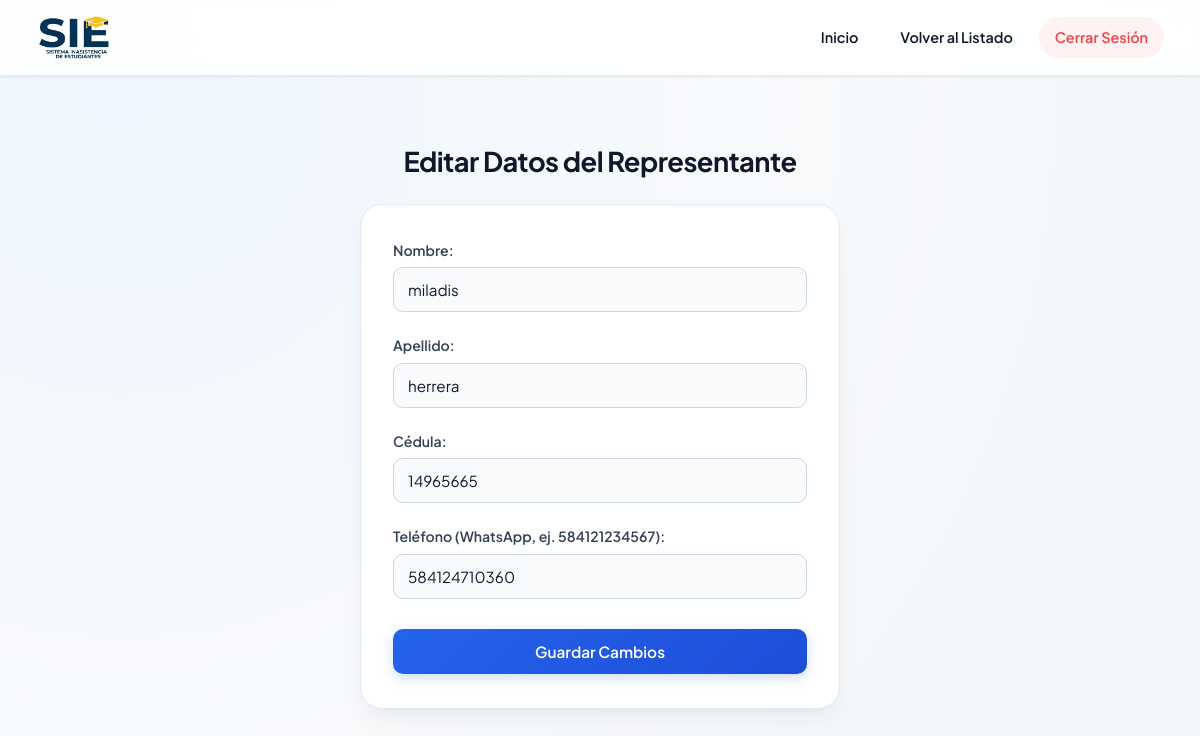
The app's page /visual/editar_representante.php?id=3 (signed in) with its own data.
### tables this page shows
CREATE TABLE `representantes` (
  `id_representante` int(11) NOT NULL AUTO_INCREMENT,
  `nombre` varchar(100) NOT NULL,
  `apellido` varchar(100) NOT NULL,
  `cedula` varchar(20) NOT NULL,
  `telefono` varchar(20) NOT NULL,
  PRIMARY KEY (`id_representante`)
);

### visual/editar_representante.php (the view, shortened to what this page needs)
<?php
require_once __DIR__ . '/../config/conexion.php';
$id = intval($_GET['id'] ?? 0);
$stmt = $conn->prepare("SELECT * FROM representantes WHERE id_representante = ?");
$stmt->bind_param("i", $id);
$stmt->execute();
$resultado = $stmt->get_result();
$row = $resultado->fetch_assoc();
?>
<!DOCTYPE html>
<html lang="es">
<head>
    <link rel="stylesheet" href="../css/estilos.css">
</head>
<body>
    <header class="header-fijo">
        <div class="logo">
            <img src="logo.png" alt="Logo">
        </div>
        <nav>
            <ul>
                <li><a href="../api/dashboard.php">Inicio</a></li>
                <li><a href="representantes.php">Volver al Listado</a></li>
                <li><a href="../api/logout.php">Cerrar Sesión</a></li>
            </ul>
        </nav>
    </header>
    <main style="margin-top: 120px; padding: 20px; text-align: center;">
        <h2>Editar Datos del Representante</h2>
        <form action="../api/actualizar.php" method="POST">
            <div>
                <label for="nombre">Nombre:</label>
                <input type="text" id="nombre" name="nombre" value="<?php echo htmlspecialchars($row['nombre']); ?>" required>
            </div>
            <br>
            <div>
                <label for="apellido">Apellido:</label>
                <input type="text" id="apellido" name="apellido" value="<?php echo htmlspecialchars($row['apellido']); ?>" required>
            </div>
            <br>
            <div>
                <label for="cedula">Cédula:</label>
                <input type="text" id="cedula" name="cedula" value="<?php echo htmlspecialchars($row['cedula']); ?>" required>
            </div>
            <br>
            <div>
                <label for="telefono">Teléfono (WhatsApp, ej. 584121234567):</label>
                <input type="tel" id="telefono" name="telefono" value="<?php echo htmlspecialchars($row['telefono']); ?>" pattern="[0-9]{10,15}" required>
            </div>
            <br>
            <button type="submit">Guardar Cambios</button>
        </form>
    </main>
</body>
</html>

### css/estilos.css (style rules this page uses)
:root { --primary: #2563eb; --primary-hover: #1d4ed8; --primary-soft: #eff6ff; --secondary: #0f172a; --success: #10b981; --success-hover: #059669; --success-soft: #ecfdf5; --warning: #f59e0b; --warning-hover: #d97706; --warning-soft: #fffbeb; --danger: #ef4444; --danger-hover: #dc2626; --danger-soft: #fef2f2; --bg-main: #f8fafc; --bg-gradient: radial-gradient(circle at 10% 10%, #eff6ff 0%, #f8fafc 45%, #f1f5f9 100%); --surface: #ffffff; --text-main: #0f172a; --text-muted: #64748b; --border-color: #e2e8f0; --radius-sm: 10px; --radius-md: 16px; --radius-lg: 22px; --shadow-sm: 0 1px 3px rgba(15, 23, 42, 0.05), 0 1px 2px rgba(15, 23, 42, 0.03); --shadow-md: 0 12px 28px -6px rgba(15, 23, 42, 0.07), 0 8px 12px -6px rgba(15, 23, 42, 0.04); --shadow-lg: 0 22px 40px -12px rgba(37, 99, 235, 0.16), 0 12px 18px -6px rgba(15, 23, 42, 0.05); }
* { box-sizing: border-box; }
html { scroll-behavior: smooth; }
body { font-family: 'Plus Jakarta Sans', 'Segoe UI', system-ui, -apple-system, sans-serif; background: var(--bg-gradient); background-attachment: fixed; color: var(--text-main); margin: 0; padding: 0; line-height: 1.6; min-height: 100vh; -webkit-font-smoothing: antialiased; }
.header-fijo { position: fixed; top: 0; left: 0; width: 100%; height: 76px; display: flex; justify-content: space-between; align-items: center; gap: 20px; background: rgba(255, 255, 255, 0.9); backdrop-filter: blur(16px); -webkit-backdrop-filter: blur(16px); padding: 10px 36px; border-bottom: 1px solid rgba(226, 232, 240, 0.9); box-shadow: var(--shadow-sm); z-index: 1000; }
.logo { display: flex; align-items: center; gap: 12px; }
.logo img { height: 48px; width: auto; object-fit: contain; transition: transform 0.2s ease; }
nav { display: flex; justify-content: flex-end; align-items: center; gap: 10px; }
nav ul { display: flex; align-items: center; list-style: none; margin: 0; padding: 0; gap: 10px; }
nav ul li { margin: 0; }
nav ul li a, nav > a { text-decoration: none; color: var(--text-main); font-weight: 600; font-size: 0.9rem; padding: 9px 16px; border-radius: 999px; transition: all 0.2s ease; display: inline-flex; align-items: center; gap: 6px; }
nav ul li a[href*="logout.php"], nav > a[href*="iniciar_sesion"], nav > a[href*="login_profesor"] { background: var(--primary-soft); color: var(--primary); }
nav ul li a[href*="logout.php"] { background: var(--danger-soft); color: var(--danger) !important; }
main, .form { margin-top: 108px; padding: 24px 20px 60px; text-align: center; }
h1, h2, h3 { color: var(--secondary); font-weight: 700; letter-spacing: -0.02em; }
h2 { font-size: 1.7rem; margin: 0 auto 12px auto; display: block; width: auto; }
form { background-color: var(--surface); padding: 34px 32px; border-radius: var(--radius-lg); border: 1px solid var(--border-color); box-shadow: var(--shadow-md); width: 100%; max-width: 480px; margin: 20px auto; text-align: left; }
form div { margin-bottom: 16px; }
label { display: block; margin-bottom: 6px; color: #334155; font-size: 0.88rem; font-weight: 600; }
input, select, textarea { width: 100%; padding: 12px 14px; margin-bottom: 6px; border: 1px solid #cbd5e1; border-radius: var(--radius-sm); background-color: #f8fafc; color: var(--text-main); font-family: inherit; font-size: 0.95rem; transition: all 0.2s ease; }
button, .btn-ingresar, .btn-guardar, .btn-activar { width: 100%; padding: 13px 20px; background: linear-gradient(135deg, var(--primary) 0%, var(--primary-hover) 100%); color: #ffffff; border: none; border-radius: var(--radius-sm); cursor: pointer; font-family: inherit; font-size: 0.96rem; font-weight: 600; text-decoration: none; display: inline-flex; justify-content: center; align-items: center; gap: 8px; box-shadow: 0 4px 12px rgba(37, 99, 235, 0.22); transition: all 0.2s ease; margin-top: 8px; }

### records on screen
representantes: nombre "miladis", apellido "herrera", cedula "14965665", telefono "584124710360"
